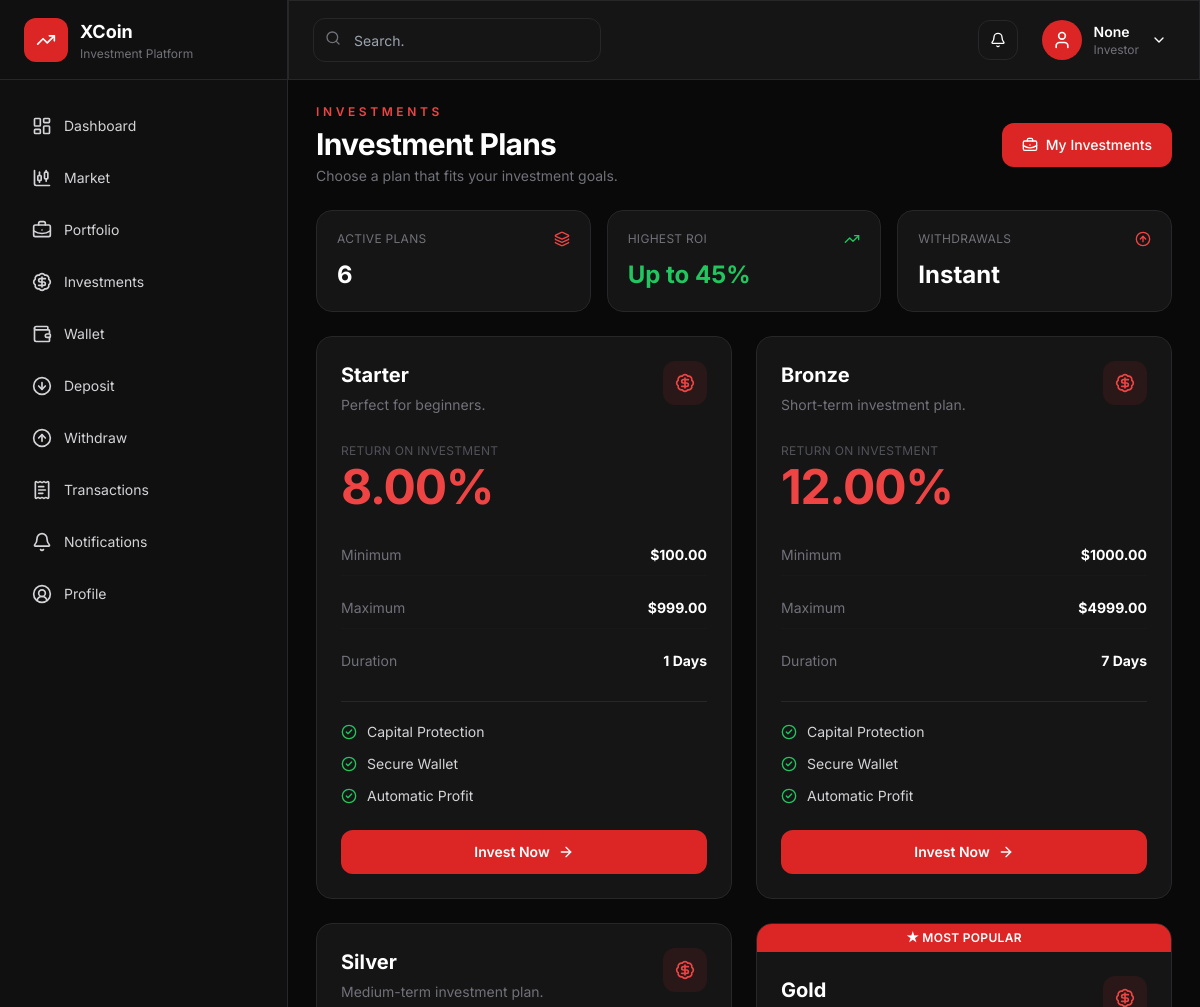
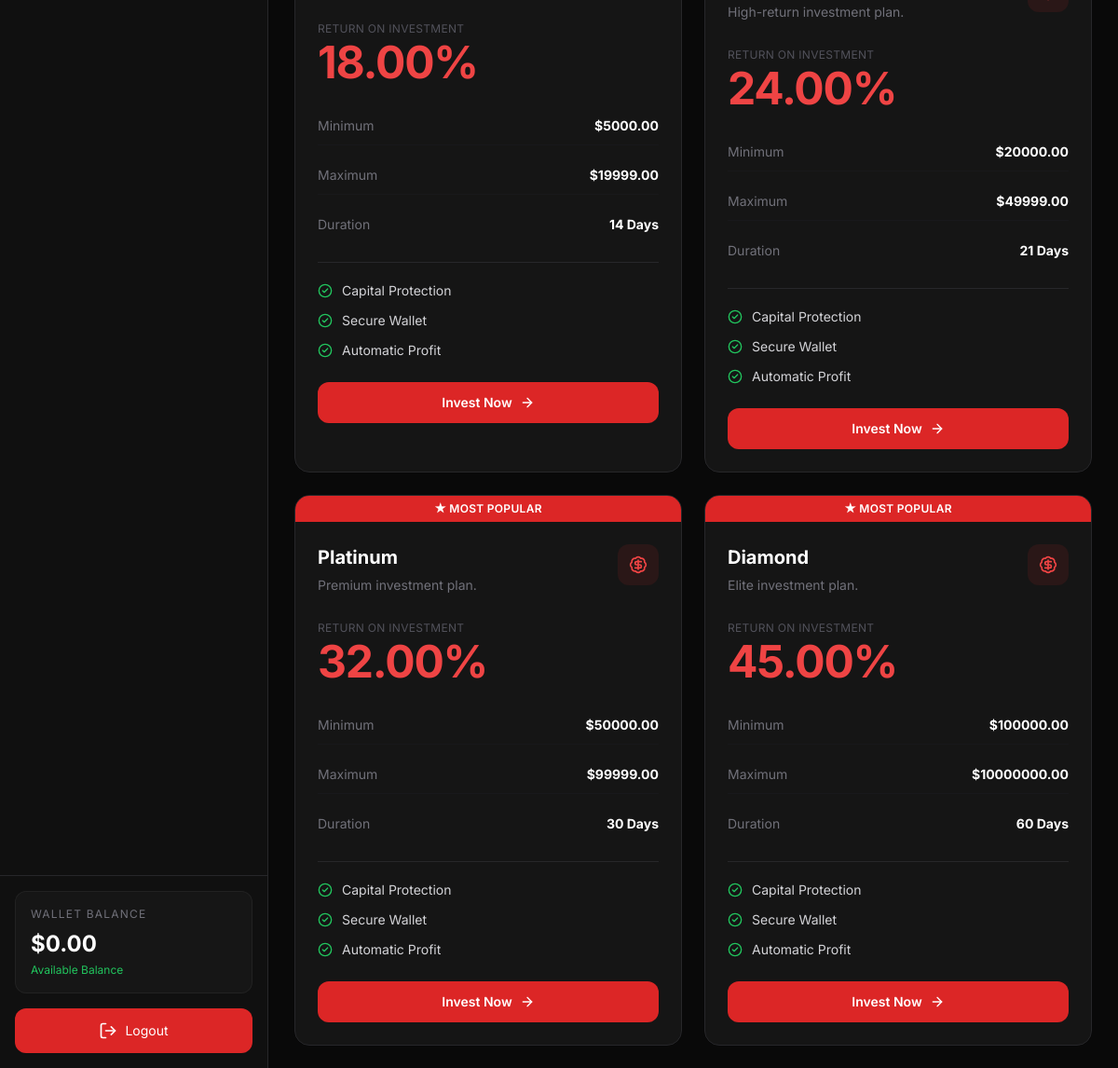
The app's page /investment-plans/ (signed in), older data (2 pictures, top to bottom).
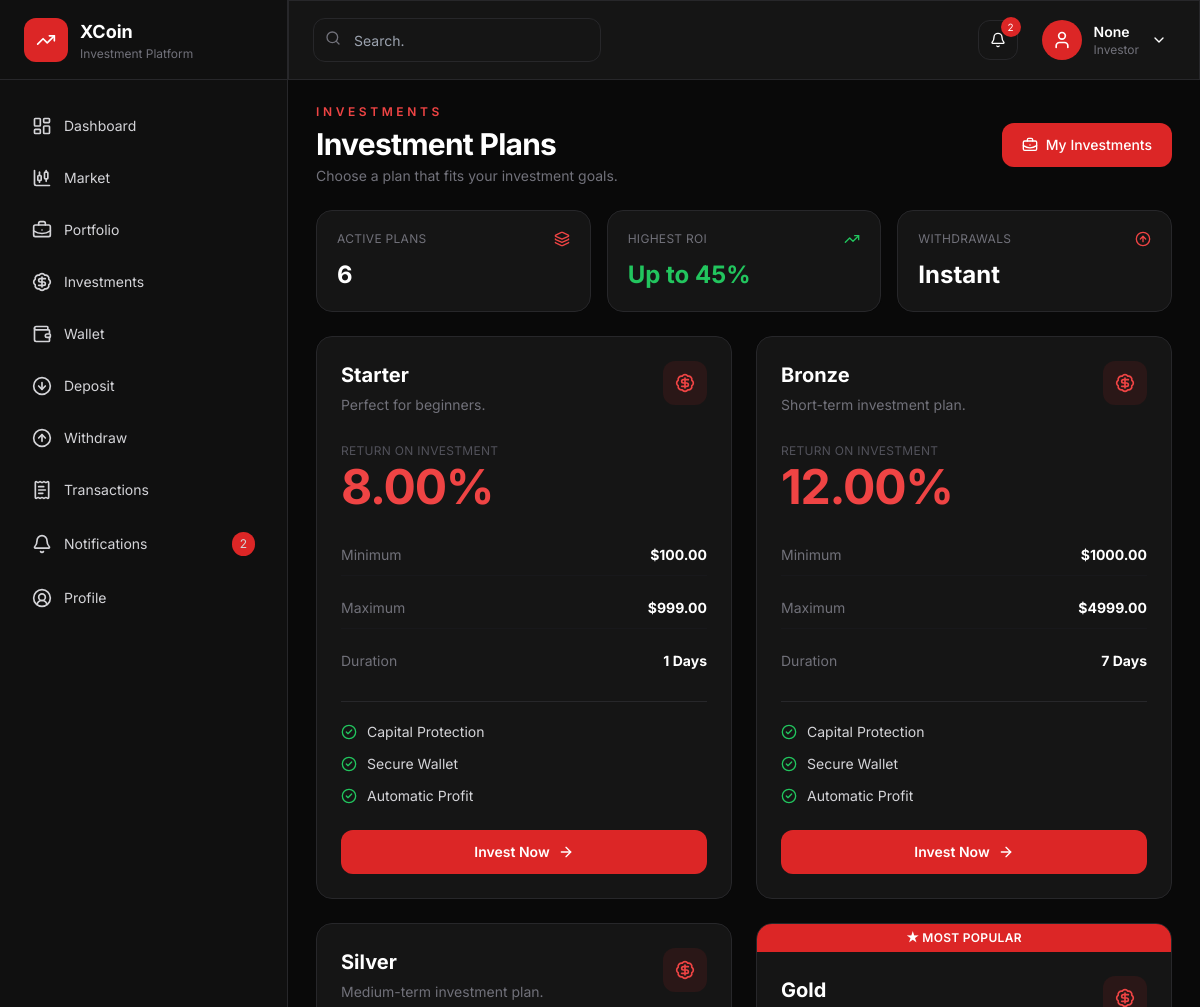
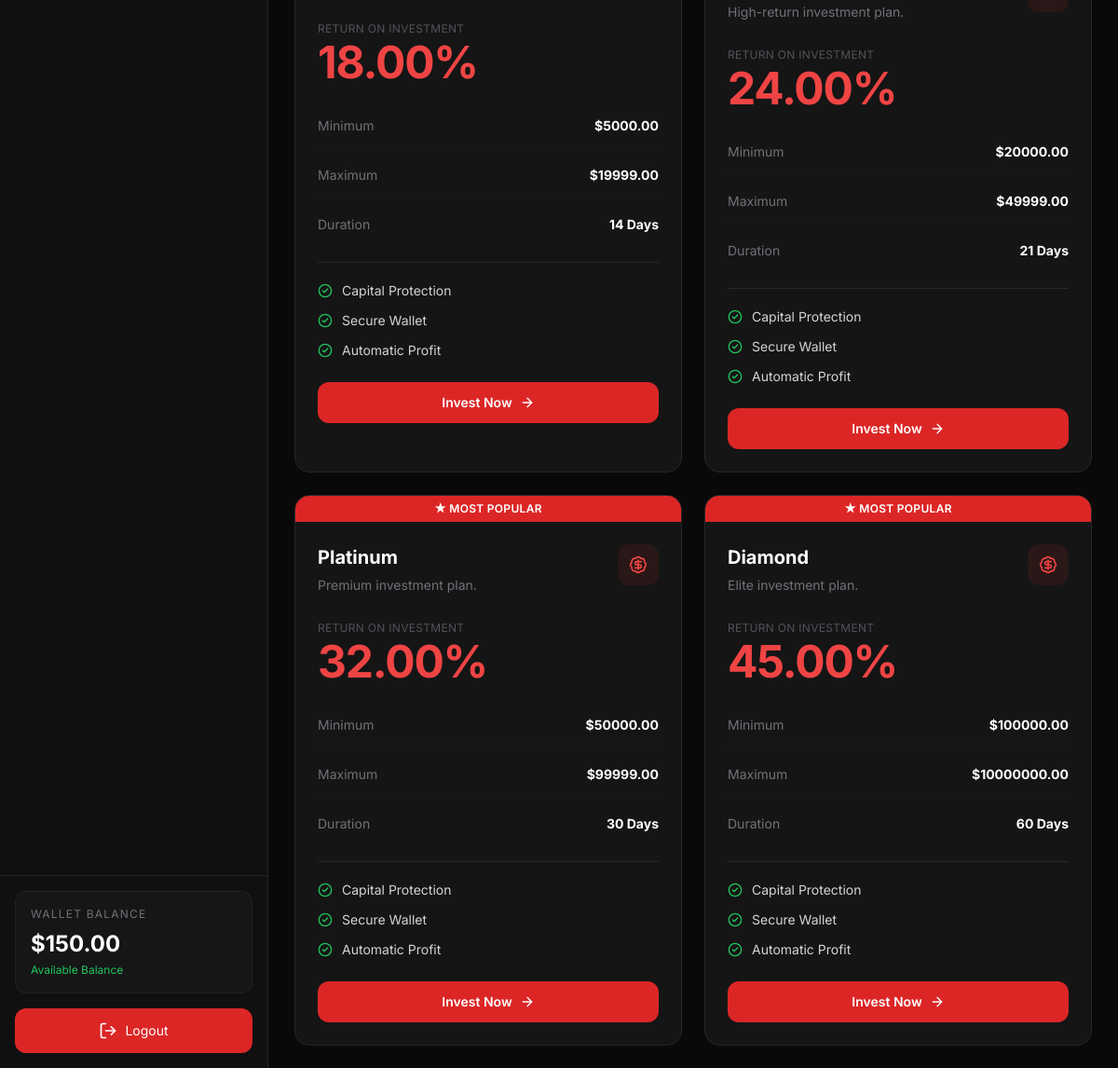
The same page, newer data (2 pictures, top to bottom).
### xcoin/models.py (models this page shows, shortened)
class User(AbstractUser):
    username = None
    email = models.EmailField(
        unique=True
    )
    first_name = models.CharField(
        max_length=100
    )
    last_name = models.CharField(
        max_length=100
    )
    phone = models.CharField(
        max_length=20,
        unique=True
    )
    country = models.CharField(
        max_length=120,
        blank=True
    )
    avatar = CloudinaryField(
    "avatar",
    folder="xcoin/avatars",
    blank=True,
    null=True,
    )
    email_verified = models.BooleanField(
        default=False
    )
    is_verified = models.BooleanField(
        default=False
    )
    is_suspended = models.BooleanField(
        default=False
    )
    referral_code = models.CharField(
        max_length=20,
        unique=True,
        blank=True
    )
    referred_by = models.ForeignKey(
        "self",
        null=True,
        blank=True,
        on_delete=models.SET_NULL
    )
    created_at = models.DateTimeField(
        auto_now_add=True
    )
    updated_at = models.DateTimeField(
        auto_now=True
    )
    USERNAME_FIELD = "email"
    REQUIRED_FIELDS = []
    objects = UserManager()
    class Meta:
        ordering = ["-created_at"]

class Wallet(models.Model):
    user = models.OneToOneField(
        User,
        on_delete=models.CASCADE,
        related_name="wallet"
    )
    balance = models.DecimalField(
        max_digits=20,
        decimal_places=2,
        default=0
    )
    bonus = models.DecimalField(
        max_digits=20,
        decimal_places=2,
        default=0
    )
    locked_balance = models.DecimalField(
        max_digits=20,
        decimal_places=2,
        default=0,
        help_text="Funds locked in investments or pending trades"
    )
    total_deposit = models.DecimalField(
        max_digits=20,
        decimal_places=2,
        default=0
    )
    total_withdrawal = models.DecimalField(
        max_digits=20,
        decimal_places=2,
        default=0
    )
    total_profit = models.DecimalField(
        max_digits=20,
        decimal_places=2,
        default=0
    )
    total_bonus = models.DecimalField(
        max_digits=20,
        decimal_places=2,
        default=0
    )
    updated_at = models.DateTimeField(
        auto_now=True
    )

### xcoin/views.py (the view)
@login_required
def investment_plans(request):
    plans = InvestmentPlan.objects.filter(active=True).order_by("minimum_amount")
    return render(
        request,
        "investment/investment_plans.html",
        {
            "plans": plans,
        },
    )

### xcoin/context_processors.py (called while the page is built)
def notifications(request):
    if request.user.is_authenticated:
        unread_notifications = Notification.objects.filter(
            user=request.user,
            is_read=False
        ).count()
        latest_notifications = Notification.objects.filter(
            user=request.user
        ).order_by("-created_at")[:5]
    else:
        unread_notifications = 0
        latest_notifications = []
    return {
        "unread_notifications": unread_notifications,
        "latest_notifications": latest_notifications,
    }

### xcoin/templates/investment/investment_plans.html (shortened to what the changed rows need)
{% extends "base.html" %}
{% block content %}
<section class="w-full max-w-[1600px] mx-auto px-0 sm:px-1 space-y-5 sm:space-y-6">
<div class="flex flex-col gap-4 sm:flex-row sm:items-center sm:justify-between">
    <div class="min-w-0">
        <h1 class="text-2xl sm:text-3xl font-bold tracking-tight mt-1.5">
            Investment Plans
        </h1>
    </div>
</div>
<div class="grid grid-cols-2 lg:grid-cols-3 gap-3 sm:gap-4">
    <div class="glass rounded-2xl border border-zinc-800 p-4 sm:p-5">
        <h2 class="text-xl sm:text-2xl font-bold mt-3">
            {{ plans|length }}
        </h2>
    </div>
    <div class="glass rounded-2xl border border-zinc-800 p-4 sm:p-5">
        <h2 class="text-xl sm:text-2xl font-bold mt-3 text-green-500">
            Up to 45%
        </h2>
    </div>
    <div class="col-span-2 lg:col-span-1 glass rounded-2xl border border-zinc-800 p-4 sm:p-5">
        <h2 class="text-xl sm:text-2xl font-bold mt-3">
            Instant
        </h2>
    </div>
</div>
<div class="grid grid-cols-1 md:grid-cols-2 xl:grid-cols-3 gap-4 sm:gap-5 lg:gap-6">
    {% for plan in plans %}
    <div
        class="glass
               rounded-2xl
               border
               border-zinc-800
               hover:border-red-600
               transition-all
               duration-300
               overflow-hidden
               flex
               flex-col">
        <div class="p-4 sm:p-5 lg:p-6 flex flex-col h-full">
            <div class="flex items-start justify-between gap-3">
                <div class="min-w-0">
                    <h2 class="text-lg sm:text-xl font-bold truncate">
                        {{ plan.name }}
                    </h2>
                </div>
            </div>
            <div class="mt-6 sm:mt-7">
                <div class="flex items-baseline gap-1 mt-1">
                    <h1 class="text-4xl sm:text-5xl font-bold text-red-500 tracking-tight">
                        {{ plan.roi_percent }}%
                    </h1>
                </div>
            </div>
        </div>
    </div>
    {% endfor %}
</div>
</section>
{% endblock %}

### xcoin/templates/base.html (shortened to what the changed rows need)
{% load static %}
{% load humanize %}
<!DOCTYPE html>
<html lang="en"
      x-data="{ sidebar:false }">
<head>
<script src="https://cdn.tailwindcss.com"></script>
<body class="text-sm overflow-x-hidden">
<div class="flex min-h-screen w-full min-w-0 overflow-x-hidden">
<aside
    :class="sidebar
        ? 'translate-x-0'
        : '-translate-x-full'"
    class="mobile-sidebar
           fixed
           lg:static
           inset-y-0
           left-0
           w-72
           shrink-0
           bg-[#101010]
           border-r
           border-zinc-800
           transition-all
           duration-300
           z-50
           lg:translate-x-0">
    <div class="h-20 flex items-center px-6 border-b border-zinc-800">
        <div class="ml-3 min-w-0">
            <h2 class="font-bold text-lg">
                XCoin
            </h2>
        </div>
    </div>
    <nav
        class="flex flex-col h-[calc(100vh-80px)] justify-between">
        <div class="px-4 py-6 space-y-2 overflow-y-auto">
            <a
                href="{% url 'notifications' %}"
                @click="sidebar=false"
                class="flex items-center justify-between px-4 py-3 rounded-xl text-sm text-zinc-300 hover:bg-red-600 hover:text-white transition">
                <div class="flex items-center gap-3">
                    <i
                        data-lucide="bell"
                        class="w-5 h-5 shrink-0">
                    </i>
                    <span>
                    </span>
                </div>
                {% if unread_notifications %}
                <span
                    class="bg-red-600 text-xs px-2 py-1 rounded-full">
                    {{ unread_notifications }}
                </span>
                {% endif %}
            </a>
        </div>
        <div class="border-t border-zinc-800 p-4">
            <div class="glass rounded-xl p-4 mb-4">
                <p class="text-xs uppercase tracking-widest text-zinc-500">
                    Wallet Balance
                </p>
                <h2 class="text-2xl font-bold mt-2">
                    ${{ request.user.wallet.balance|floatformat:2|intcomma }}
                </h2>
                <p class="text-xs text-green-500 mt-1">
                    Available Balance
                </p>
            </div>
        </div>
    </nav>
</aside>
<div class="app-main flex flex-1 flex-col overflow-x-hidden">
    <header
        class="h-20 shrink-0
               glass
               border-b
               border-zinc-800
               sticky
               top-0
               z-30">
        <div
            class="h-full flex items-center justify-between gap-3 px-3 sm:px-6">
            <div
                class="flex shrink-0 items-center gap-2 sm:gap-4">
                <div
                    class="relative"
                    x-data="{open:false}">
                    <button
                        @click="open=!open"
                        type="button"
                        class="relative
                               h-10
                               w-10
                               rounded-xl
                               bg-[#151515]
                               border
                               border-zinc-800
                               flex
                               items-center
                               justify-center
                               hover:border-red-600
                               transition">
                        <i
                            data-lucide="bell"
                            class="w-4 h-4">
                        </i>
                        {% if unread_notifications %}
                        <span
                            class="absolute
                                   -top-1
                                   -right-1
                                   h-5
                                   min-w-5
                                   px-1
                                   rounded-full
                                   bg-red-600
                                   text-[10px]
                                   flex
                                   items-center
                                   justify-center">
                            {{ unread_notifications }}
                        </span>
                        {% endif %}
                    </button>
                </div>
                <div
                    class="relative"
                    x-data="{open:false}">
                    <button
                        @click="open=!open"
                        type="button"
                        class="flex items-center gap-2 sm:gap-3 px-1 sm:px-2 py-1 rounded-xl hover:bg-zinc-900 transition">
                        <div class="hidden lg:block text-left">
                            <h3 class="text-sm font-semibold">
                                {{ request.user.username }}
                            </h3>
                            <p class="text-xs text-zinc-500">
                                Investor
                            </p>
                        </div>
                    </button>
                </div>
            </div>
        </div>
    </header>
    <main
        class="w-full
               min-w-0
               max-w-full
               flex-1
               overflow-x-hidden
               px-3
               py-5
               sm:px-6
               sm:py-6
               lg:px-6">
        {% block content %}
        {% endblock %}
    </main>
</div>
</div>
</body>
</html>

Row changes from the older to the newer data that the page shows:
changed through a linked row, User "None": user.wallet.balance "0.00" → "150.00"
Text that changed along with them:
{{ unread_notifications }}: (not shown) → "2"
